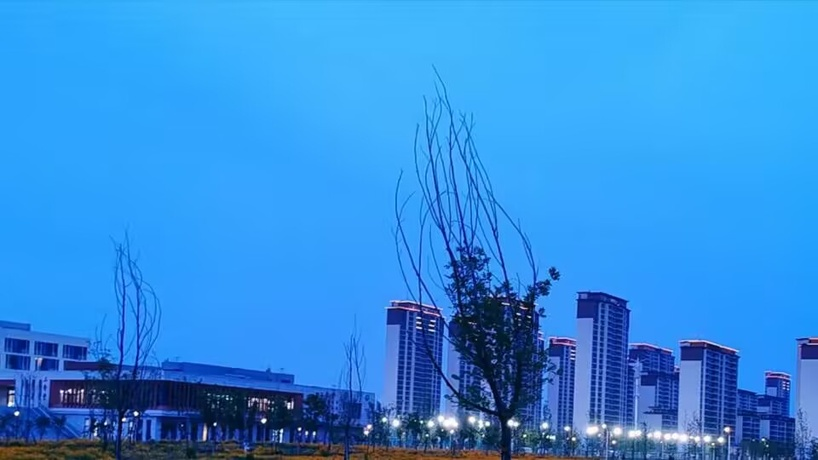
#> input picture images/img2/1.jpg, 818 x 460 px, shrunk from 960 x 540 before the run; its folder holds 3 pictures in this run
$ python image_stitching-test.py
#> lines starting #> are read from the running program, lines starting #| are printed output that depends on the picture; after the words box and inside, x2 and y2 are one past the last pixel; in counts of white or black regions, pixels touching at a corner belong together
from imutils import paths
import numpy as np
import argparse
import imutils
import cv2

# 直接指定输入图片目录和输出路径
input_dir = "images/img2"
output_path = "output.png"
crop = 1

# 获取输入图片路径并初始化图片列表
print("[INFO] loading images...")
imagePaths = sorted(list(paths.list_images(input_dir)))

images = []

# 遍历图像路径，加载每一张图像，并将它们添加到待拼接的图像列表中
for imagePath in imagePaths:
	image = cv2.imread(imagePath)
#> image is the input picture: shape (460, 818, 3); mean B, G, R 221.8, 141.1, 50.4
	images.append(image)

# 初始化 OpenCV 的图像拼接器对象，然后执行图像拼接操作
print("[INFO] stitching images...")
stitcher = cv2.createStitcher() if imutils.is_cv3() else cv2.Stitcher_create()
(status, stitched) = stitcher.stitch(images)
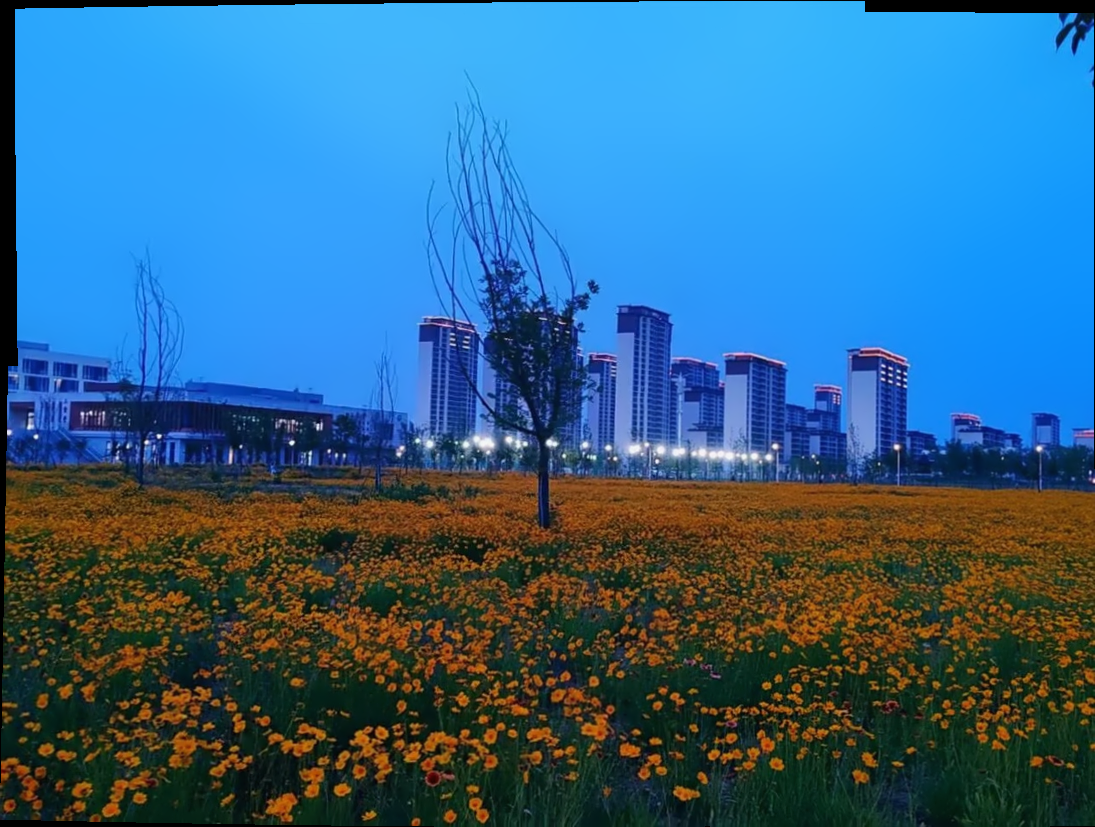
#> stitched: shape (827, 1095, 3); mean of channels 0, 1, 2 137.6, 101.6, 51.2; drawn as B, G, R
#> status = 0

# 如果状态码为 '0'，则表明 OpenCV 成功完成了图像拼接
if status == 0:
    # 检查是否需要从拼接图像中裁剪出最大的矩形区域
    if crop > 0:
        # 在拼接图像周围创建10像素的边框
        print("[INFO] cropping...")
        stitched = cv2.copyMakeBorder(stitched, 2, 2, 2, 2,
                                      cv2.BORDER_CONSTANT, (0, 0, 0))
#> stitched: shape (831, 1099, 3)

        # 将拼接图像转换为灰度图并进行阈值处理
        # 将所有大于零的像素设为255(前景)
        # 其余像素保持为0(背景)
        gray = cv2.cvtColor(stitched, cv2.COLOR_BGR2GRAY)
        thresh = cv2.threshold(gray, 0, 255, cv2.THRESH_BINARY)[1]
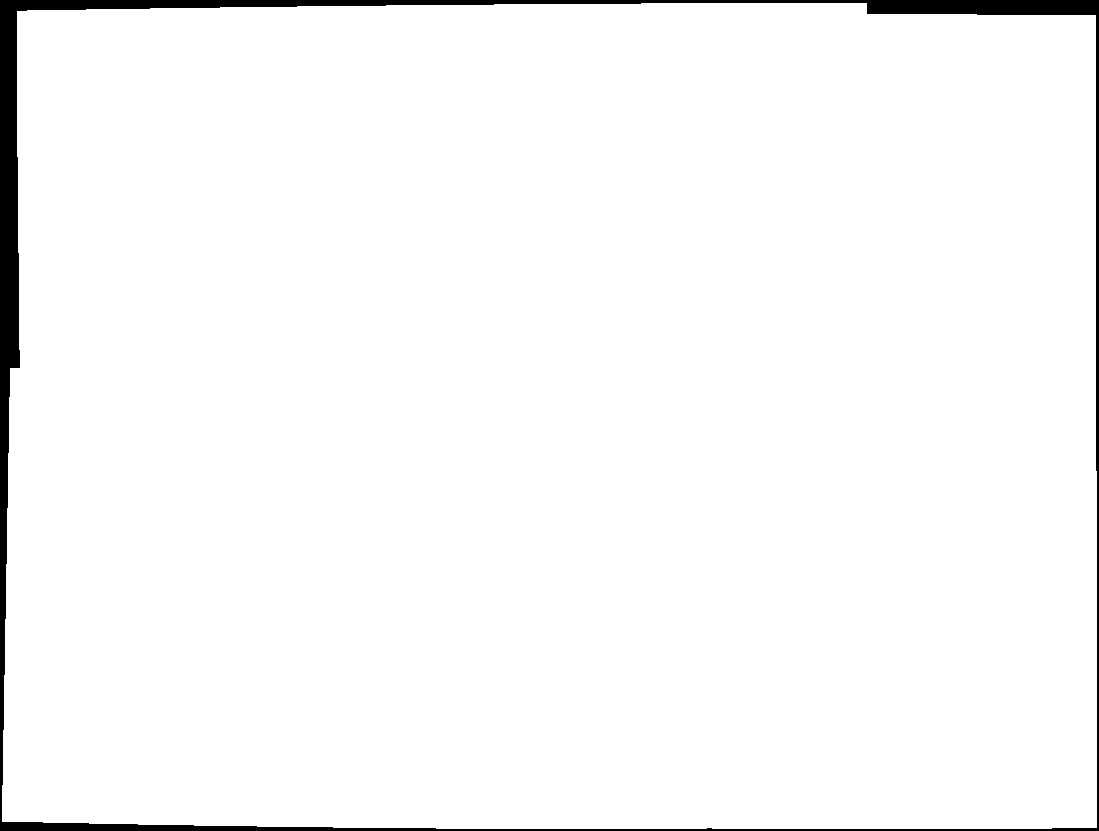
#> thresh: shape (831, 1099); 97.5% white; 1 black region

        # 在阈值图像中查找所有外部轮廓
        # 然后找到最大的轮廓，即拼接图像的轮廓
        cnts = cv2.findContours(thresh.copy(), cv2.RETR_EXTERNAL,
                                cv2.CHAIN_APPROX_SIMPLE)
#> cnts = 1 contour; box (x1, y1, x2, y2) and area: (2, 3, 1097, 829) 888160
        cnts = imutils.grab_contours(cnts)
        c = max(cnts, key=cv2.contourArea)
#> c = contour of 72 points, box (x1, y1, x2, y2) (2, 3, 1097, 829), area 888160

        # 为包含拼接图像区域矩形边界框的掩码分配内存
        mask = np.zeros(thresh.shape, dtype="uint8")
        (x, y, w, h) = cv2.boundingRect(c)
#> x = 2; y = 3; w = 1095; h = 826
        cv2.rectangle(mask, (x, y), (x + w, y + h), 255, -1)
#> mask: shape (831, 1099); 99.2% white; 1 black region, box (x1, y1, x2, y2) and area: (0, 0, 1099, 831) 6877

        # 创建掩码的两个副本：一个作为实际的最小矩形区域
        # 另一个作为计数器，记录需要移除多少像素才能形成最小矩形区域
        minRect = mask.copy()
        sub = mask.copy()

        # 持续循环直到减去图像中没有非零像素为止
        while cv2.countNonZero(sub) > 0:
            # 腐蚀最小矩形掩码，然后从最小矩形掩码中减去阈值图像
            # 这样我们可以计算是否还有非零像素剩余
            minRect = cv2.erode(minRect, None)
            sub = cv2.subtract(minRect, thresh)
#> this loop made 18 passes
#> pass 1, `sub = cv2.subtract(minRect, thresh)`:
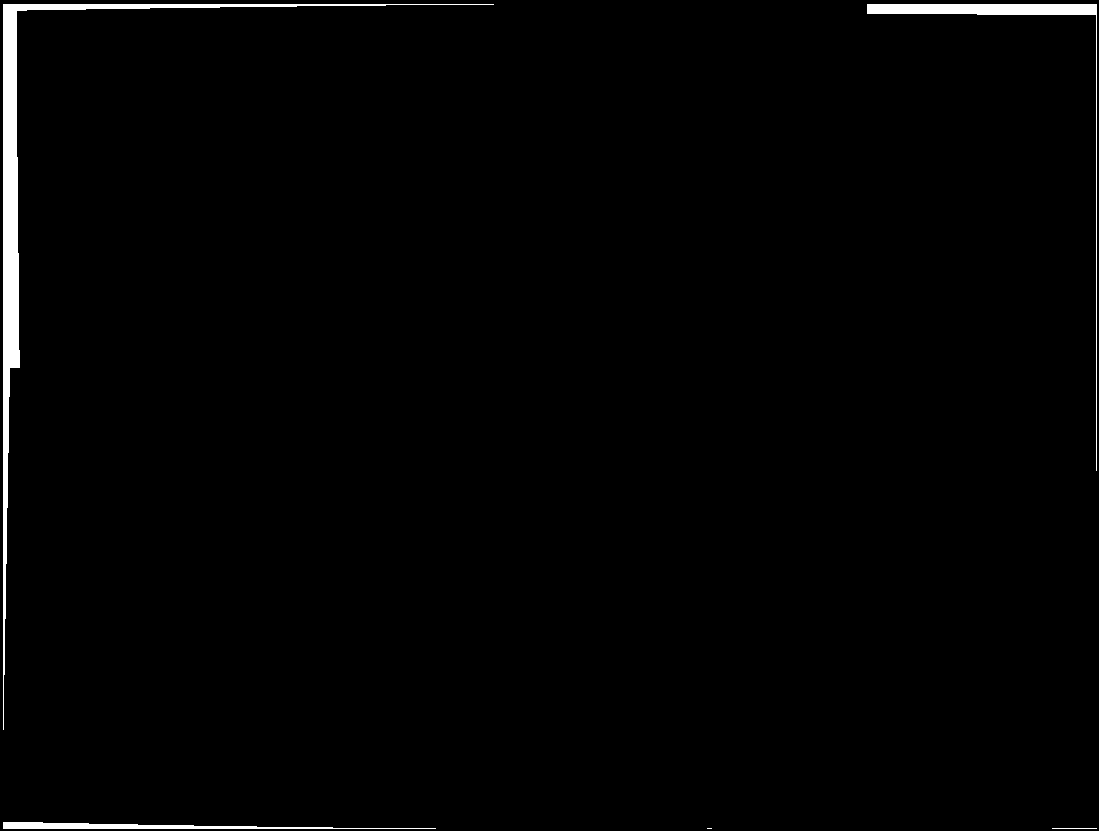
#> sub: shape (831, 1099); 1.4% white; 5 white regions (1 under 20 px), largest, box (x1, y1, x2, y2) and area: (3, 4, 494, 730) 8351, (867, 4, 1097, 471) 2876, (3, 822, 436, 829) 1469, (1052, 828, 1097, 829) 45
#> after the loop:
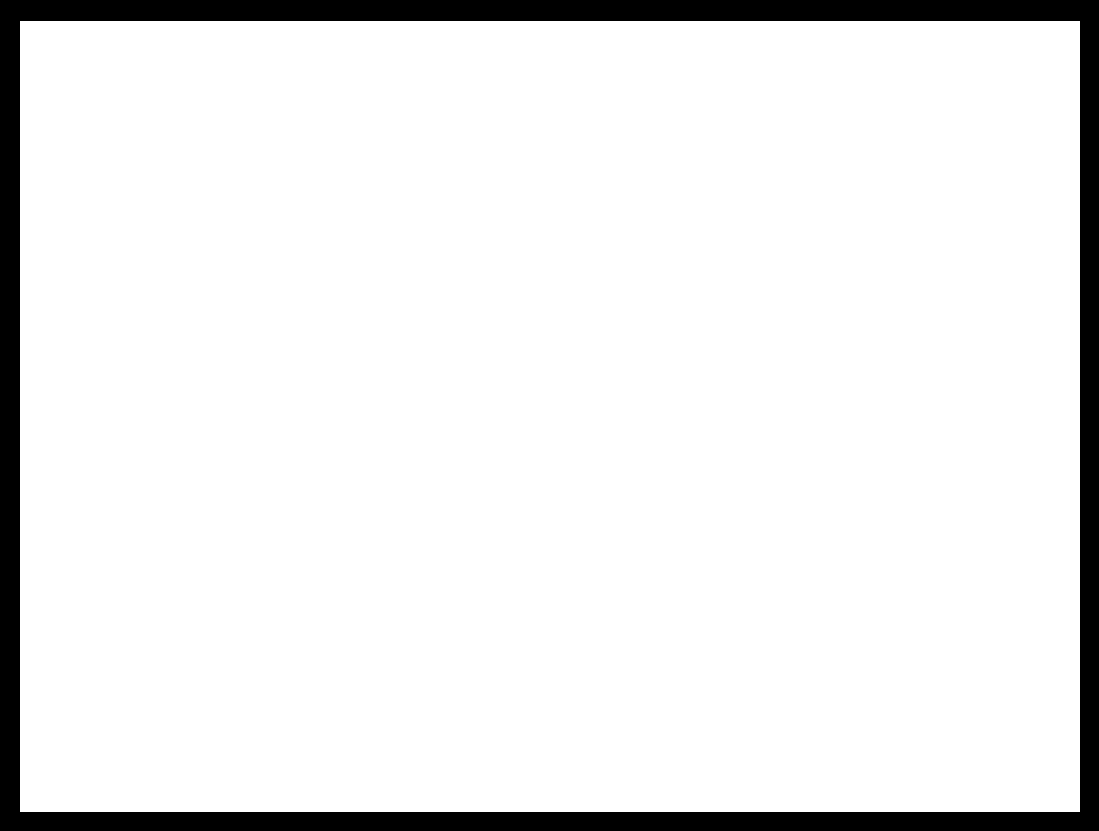
#> minRect: shape (831, 1099); 91.8% white; 1 black region

        # 在最小矩形掩码中查找轮廓
        # 然后提取边界框的(x,y)坐标
        cnts = cv2.findContours(minRect.copy(), cv2.RETR_EXTERNAL,
                                cv2.CHAIN_APPROX_SIMPLE)
#> cnts = 1 contour; box (x1, y1, x2, y2) and area: (20, 21, 1080, 812) 836610
        cnts = imutils.grab_contours(cnts)
#> cnts = [[[20, 21], [20, 811], [1079, 811], [1079, 21]]]
        c = max(cnts, key=cv2.contourArea)
#> c = [[20, 21], [20, 811], [1079, 811], [1079, 21]]
        (x, y, w, h) = cv2.boundingRect(c)
#> x = 20; y = 21; w = 1060; h = 791

        # 使用边界框坐标提取最终的拼接图像
        stitched = stitched[y:y + h, x:x + w]
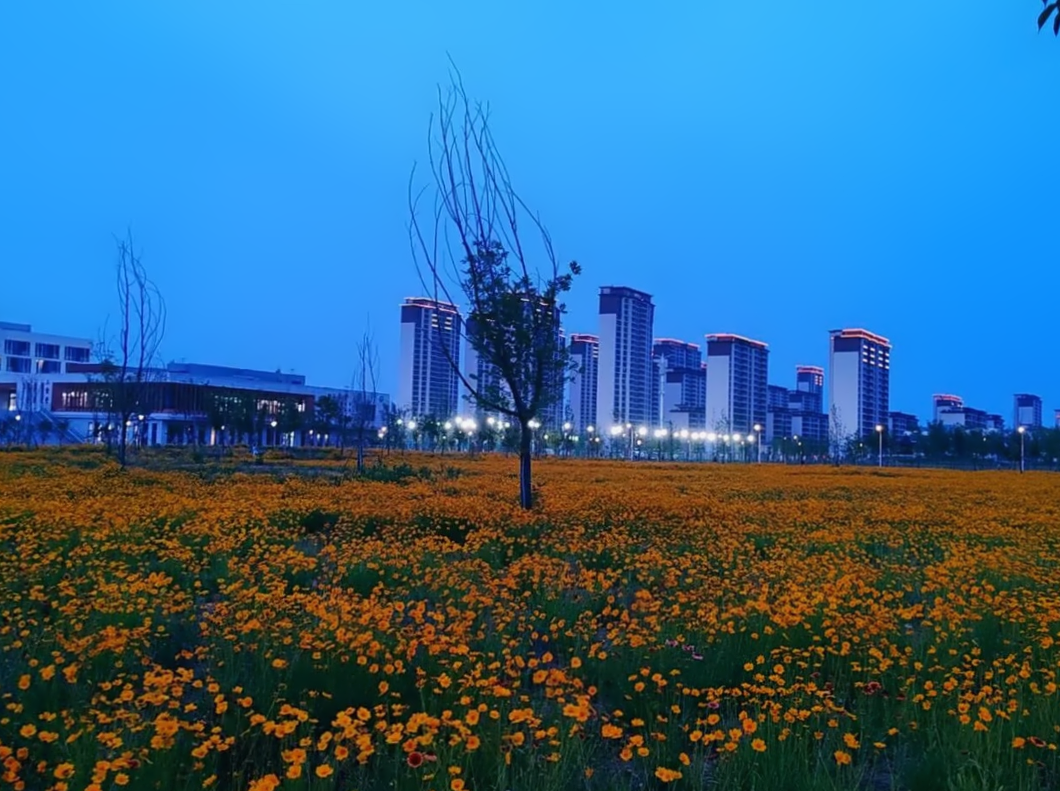
#> stitched: shape (791, 1060, 3); mean of channels 0, 1, 2 141, 103.7, 52.9; drawn as B, G, R

    # 将拼接后的图片保存
    cv2.imwrite(output_path, stitched)

    # display the output stitched image to our screen
    cv2.imshow("Stitched", stitched)
    cv2.waitKey(0)

# 拼接失败，可能是由于检测到的关键点不足
else:
    print("[INFO] 图片拼接失败({})".format(status))
